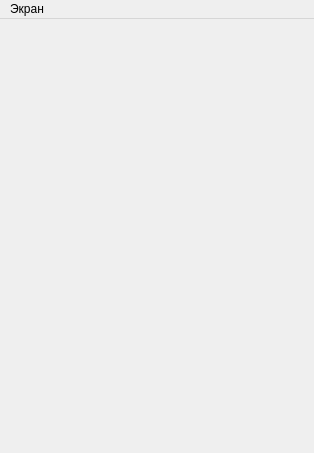
<?xml version="1.0" encoding="UTF-8"?>
<ui version="4.0">
 <class>MainWindow</class>
 <widget class="QMainWindow" name="MainWindow">
  <property name="geometry">
   <rect>
    <x>0</x>
    <y>0</y>
    <width>314</width>
    <height>453</height>
   </rect>
  </property>
  <property name="windowTitle">
   <string>MainWindow</string>
  </property>
  <widget class="QWidget" name="centralWidget"/>
  <widget class="QMenuBar" name="menuBar">
   <property name="geometry">
    <rect>
     <x>0</x>
     <y>0</y>
     <width>314</width>
     <height>20</height>
    </rect>
   </property>
   <widget class="QMenu" name="menu">
    <property name="title">
     <string>Экран</string>
    </property>
    <addaction name="orientationAction"/>
   </widget>
   <addaction name="menu"/>
  </widget>
  <action name="orientationAction">
   <property name="text">
    <string>Сменить ориентацию</string>
   </property>
  </action>
 </widget>
 <layoutdefault spacing="6" margin="11"/>
 <resources/>
 <connections/>
</ui>
